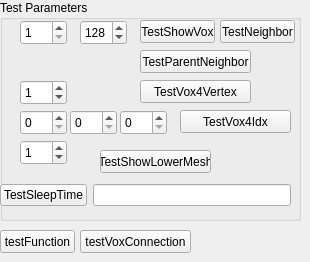
    <widget class="QWidget" name="test">
     <attribute name="title">
      <string>test</string>
     </attribute>
     <widget class="QGroupBox" name="groupBox_2">
      <property name="geometry">
       <rect>
        <x>0</x>
        <y>0</y>
        <width>301</width>
        <height>221</height>
       </rect>
      </property>
      <property name="title">
       <string>Test Parameters</string>
      </property>
      <widget class="QSpinBox" name="spinBox_gridDensity_2">
       <property name="geometry">
        <rect>
         <x>20</x>
         <y>20</y>
         <width>47</width>
         <height>25</height>
        </rect>
       </property>
       <property name="minimumSize">
        <size>
         <width>0</width>
         <height>25</height>
        </size>
       </property>
       <property name="maximumSize">
        <size>
         <width>16777215</width>
         <height>25</height>
        </size>
       </property>
       <property name="minimum">
        <number>1</number>
       </property>
       <property name="maximum">
        <number>256</number>
       </property>
       <property name="value">
        <number>1</number>
       </property>
      </widget>
      <widget class="QSpinBox" name="spinBox_gridDensity_3">
       <property name="geometry">
        <rect>
         <x>80</x>
         <y>20</y>
         <width>47</width>
         <height>25</height>
        </rect>
       </property>
       <property name="minimumSize">
        <size>
         <width>0</width>
         <height>25</height>
        </size>
       </property>
       <property name="maximumSize">
        <size>
         <width>16777215</width>
         <height>25</height>
        </size>
       </property>
       <property name="minimum">
        <number>1</number>
       </property>
       <property name="maximum">
        <number>1000</number>
       </property>
       <property name="value">
        <number>128</number>
       </property>
      </widget>
      <widget class="QPushButton" name="pushButton_3">
       <property name="geometry">
        <rect>
         <x>140</x>
         <y>20</y>
         <width>75</width>
         <height>23</height>
        </rect>
       </property>
       <property name="text">
        <string>TestShowVox</string>
       </property>
      </widget>
      <widget class="QPushButton" name="pushButton_neighbor">
       <property name="geometry">
        <rect>
         <x>220</x>
         <y>20</y>
         <width>75</width>
         <height>23</height>
        </rect>
       </property>
       <property name="text">
        <string>TestNeighbor</string>
       </property>
      </widget>
      <widget class="QPushButton" name="pushButton_parent_neighbor">
       <property name="geometry">
        <rect>
         <x>140</x>
         <y>50</y>
         <width>111</width>
         <height>23</height>
        </rect>
       </property>
       <property name="text">
        <string>TestParentNeighbor</string>
       </property>
      </widget>
      <widget class="QSpinBox" name="spinBox_gridDensity_vertex">
       <property name="geometry">
        <rect>
         <x>20</x>
         <y>140</y>
         <width>47</width>
         <height>25</height>
        </rect>
       </property>
       <property name="minimumSize">
        <size>
         <width>0</width>
         <height>25</height>
        </size>
       </property>
       <property name="maximumSize">
        <size>
         <width>16777215</width>
         <height>25</height>
        </size>
       </property>
       <property name="minimum">
        <number>0</number>
       </property>
       <property name="maximum">
        <number>10000</number>
       </property>
       <property name="value">
        <number>1</number>
       </property>
      </widget>
      <widget class="QPushButton" name="pushButton_vox4vertex">
       <property name="geometry">
        <rect>
         <x>140</x>
         <y>80</y>
         <width>111</width>
         <height>23</height>
        </rect>
       </property>
       <property name="text">
        <string>TestVox4Vertex</string>
       </property>
      </widget>
      <widget class="QSpinBox" name="spinBox_voxX">
       <property name="geometry">
        <rect>
         <x>20</x>
         <y>110</y>
         <width>47</width>
         <height>25</height>
        </rect>
       </property>
       <property name="minimumSize">
        <size>
         <width>0</width>
         <height>25</height>
        </size>
       </property>
       <property name="maximumSize">
        <size>
         <width>16777215</width>
         <height>25</height>
        </size>
       </property>
       <property name="minimum">
        <number>0</number>
       </property>
       <property name="maximum">
        <number>10000</number>
       </property>
       <property name="value">
        <number>0</number>
       </property>
      </widget>
      <widget class="QSpinBox" name="spinBox_voxY">
       <property name="geometry">
        <rect>
         <x>70</x>
         <y>110</y>
         <width>47</width>
         <height>25</height>
        </rect>
       </property>
       <property name="minimumSize">
        <size>
         <width>0</width>
         <height>25</height>
        </size>
       </property>
       <property name="maximumSize">
        <size>
         <width>16777215</width>
         <height>25</height>
        </size>
       </property>
       <property name="minimum">
        <number>0</number>
       </property>
       <property name="maximum">
        <number>10000</number>
       </property>
       <property name="value">
        <number>0</number>
       </property>
      </widget>
      <widget class="QSpinBox" name="spinBox_voxZ">
       <property name="geometry">
        <rect>
         <x>120</x>
         <y>110</y>
         <width>47</width>
         <height>25</height>
        </rect>
       </property>
       <property name="minimumSize">
        <size>
         <width>0</width>
         <height>25</height>
        </size>
       </property>
       <property name="maximumSize">
        <size>
         <width>16777215</width>
         <height>25</height>
        </size>
       </property>
       <property name="minimum">
        <number>0</number>
       </property>
       <property name="maximum">
        <number>10000</number>
       </property>
       <property name="value">
        <number>0</number>
       </property>
      </widget>
      <widget class="QPushButton" name="pushButton_vox4idx">
       <property name="geometry">
        <rect>
         <x>180</x>
         <y>110</y>
         <width>111</width>
         <height>23</height>
        </rect>
       </property>
       <property name="text">
        <string>TestVox4Idx</string>
       </property>
      </widget>
      <widget class="QPushButton" name="pushButton_showLowerMesh">
       <property name="geometry">
        <rect>
         <x>100</x>
         <y>150</y>
         <width>111</width>
         <height>23</height>
        </rect>
       </property>
       <property name="text">
        <string>TestShowLowerMesh</string>
       </property>
      </widget>
      <widget class="QWidget" name="horizontalLayoutWidget_22">
       <property name="geometry">
        <rect>
         <x>0</x>
         <y>180</y>
         <width>291</width>
         <height>31</height>
        </rect>
       </property>
       <layout class="QHBoxLayout" name="horizontalLayout_22">
        <item>
         <widget class="QPushButton" name="pushButton_testSleep">
          <property name="text">
           <string>TestSleepTime</string>
          </property>
         </widget>
        </item>
        <item>
         <widget class="QLineEdit" name="lineEdit_sleep"/>
        </item>
       </layout>
      </widget>
      <widget class="QSpinBox" name="spinBox_vox_vertex">
       <property name="geometry">
        <rect>
         <x>20</x>
         <y>80</y>
         <width>47</width>
         <height>25</height>
        </rect>
       </property>
       <property name="minimumSize">
        <size>
         <width>0</width>
         <height>25</height>
        </size>
       </property>
       <property name="maximumSize">
        <size>
         <width>16777215</width>
         <height>25</height>
        </size>
       </property>
       <property name="minimum">
        <number>0</number>
       </property>
       <property name="maximum">
        <number>100000</number>
       </property>
       <property name="value">
        <number>1</number>
       </property>
      </widget>
     </widget>
     <widget class="QPushButton" name="pushButton_testFunction">
      <property name="geometry">
       <rect>
        <x>0</x>
        <y>230</y>
        <width>75</width>
        <height>23</height>
       </rect>
      </property>
      <property name="text">
       <string>testFunction</string>
      </property>
     </widget>
     <widget class="QPushButton" name="pushButton_testVoxConnection">
      <property name="geometry">
       <rect>
        <x>80</x>
        <y>230</y>
        <width>111</width>
        <height>23</height>
       </rect>
      </property>
      <property name="text">
       <string>testVoxConnection</string>
      </property>
     </widget>
    </widget>
